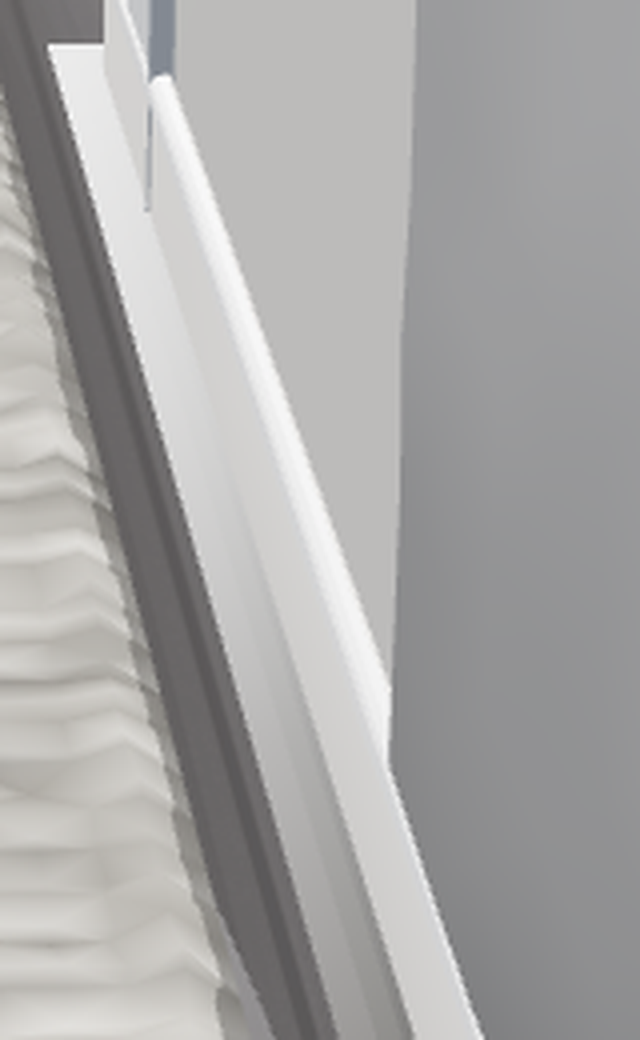
#> input picture scratchpad/hall2/crit/_r0a.png, 640 x 1040 px, given in place of _r0a.pngp_doors2.png, which was not available
$ python rmeas.py _r0a.png
#> lines starting #> are read from the running program, lines starting #| are printed output that depends on the picture; pictures that were not available may be replaced by others from this repository, and a replacement may not be noted
### scratchpad/hall2/crit/fm.py
"""Floor metering: sample a rect from an image, report mean RGB/L, sd, mean|d1|."""
import sys, os
from PIL import Image
import numpy as np

def stats(path, x0, y0, x1, y1, label=""):
#> called with x0 = 380, y0 = 990, x1 = 740, y1 = 1190, label = 'R d2 floor near'
    im = Image.open(path).convert("RGB")
#> im is the input picture: PIL image 640x1040 RGB; mean R, G, B 168.9, 168, 167.3
    W, H = im.size
#> W = 640; H = 1040
    # accept fractional coords
    if max(x0, y0, x1, y1) <= 1.0:
        x0, x1 = int(x0 * W), int(x1 * W)
        y0, y1 = int(y0 * H), int(y1 * H)
    a = np.asarray(im.crop((x0, y0, x1, y1))).astype(np.float64)
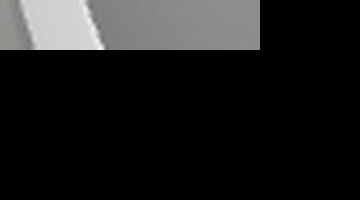
#> a: shape (200, 360, 3) float64; mean R, G, B 28.1, 28.1, 28.2
    L = 0.2126 * a[..., 0] + 0.7152 * a[..., 1] + 0.0722 * a[..., 2]
    d1 = (np.abs(np.diff(L, axis=1)).mean() + np.abs(np.diff(L, axis=0)).mean()) / 2
#> d1 = 0.464
    print(f"{label:28s} {os.path.basename(path):34s} [{x0},{y0},{x1},{y1}] {a.shape[1]}x{a.shape[0]}")
#| R d2 floor near              _r0a.pngp_doors2.png               [380,990,740,1190] 360x200
    print(f"   RGB {a[...,0].mean():6.1f} {a[...,1].mean():6.1f} {a[...,2].mean():6.1f}"
          f"   L {L.mean():6.1f}  sd {L.std():5.2f}  |d1| {d1:5.2f}  |d1|/sd {d1/max(L.std(),1e-6):5.3f}")
#|    RGB   28.1   28.1   28.2   L   28.1  sd 61.35  |d1|  0.46  |d1|/sd 0.008
    return dict(L=L.mean(), sd=L.std(), d1=d1,
                R=a[...,0].mean(), G=a[...,1].mean(), B=a[...,2].mean())

# [4 lines that do not run on import are left out]

### scratchpad/hall2/crit/rmeas.py
import os, sys
from fm import stats
SH = os.path.abspath(os.path.join(os.path.dirname(__file__), "..", "shots"))
tag = sys.argv[1] if len(sys.argv) > 1 else "floor2_base_"
print(f"=== RENDER {tag} ===")
stats(f"{SH}/{tag}p_doors2.png", 380, 990, 740, 1190, "R d2 floor near")
stats(f"{SH}/{tag}p_doors2.png", 430, 950, 700, 1010, "R d2 floor mid")
#> call 2 of stats, with x0 = 430, y0 = 950, x1 = 700, y1 = 1010, label = 'R d2 floor mid'
#> in stats (call 2), `a = np.asarray(im.crop((x0, y0, x1, y1))).astype(np.float64)`:
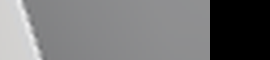
#> a: shape (60, 270, 3) float64; mean R, G, B 115.9, 116, 116.9
#> in stats (call 2), `d1 = (np.abs(np.diff(L, axis=1)).mean() + np.abs(np.diff(L, axis=0)).m..`: d1 = 0.68
#| R d2 floor mid               _r0a.pngp_doors2.png               [430,950,700,1010] 270x60
#|    RGB  115.9  116.0  116.9   L  116.1  sd 66.44  |d1|  0.68  |d1|/sd 0.010
stats(f"{SH}/{tag}p_doors2.png", 830, 1050, 890, 1190, "R d2 WALL/base R")
#> in stats (call 3), `a = np.asarray(im.crop((x0, y0, x1, y1))).astype(np.float64)`: a: shape (140, 60, 3) float64; every value is 0
#> in stats (call 3), `L = 0.2126 * a[..., 0] + 0.7152 * a[..., 1] + 0.0722 * a[..., 2]`: L: shape (140, 60) float64; every value is 0
#| R d2 WALL/base R             _r0a.pngp_doors2.png               [830,1050,890,1190] 60x140
#|    RGB    0.0    0.0    0.0   L    0.0  sd  0.00  |d1|  0.00  |d1|/sd 0.000
print()
stats(f"{SH}/{tag}p_stairs.png", 255, 870, 330, 1150, "R st floor L strip")
#> call 4 of stats, with x0 = 255, y0 = 870, x1 = 330, y1 = 1150, label = 'R st floor L strip'
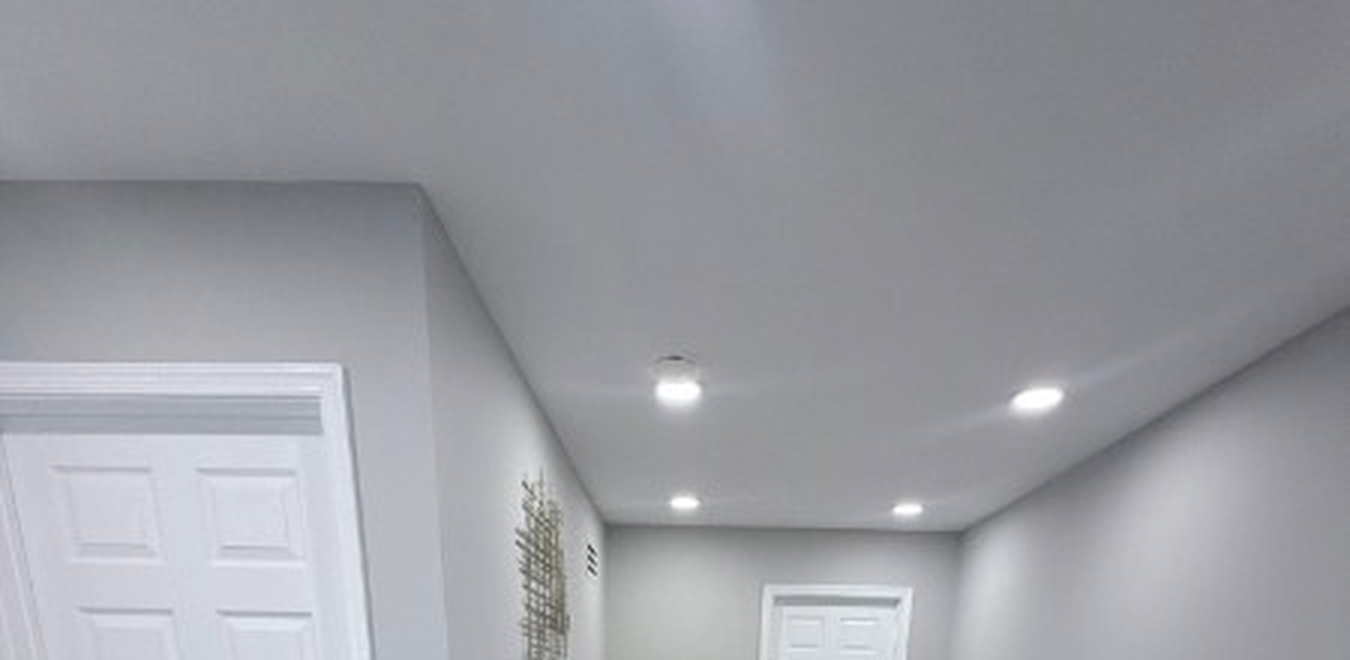
#> input picture scratchpad/hall2/crit/ceil_hallway_looking_towards_stairs.png, 1350 x 660 px, given in place of _r0a.pngp_stairs.png, which was not available
#> in stats, im is the input picture: PIL image 1350x660 RGB; mean R, G, B 155.1, 156.3, 162.1
#> in stats (call 4), `a = np.asarray(im.crop((x0, y0, x1, y1))).astype(np.float64)`: a: shape (280, 75, 3) float64; every value is 0
#> in stats (call 4), `L = 0.2126 * a[..., 0] + 0.7152 * a[..., 1] + 0.0722 * a[..., 2]`: L: shape (280, 75) float64; every value is 0
#| R st floor L strip           _r0a.pngp_stairs.png               [255,870,330,1150] 75x280
#|    RGB    0.0    0.0    0.0   L    0.0  sd  0.00  |d1|  0.00  |d1|/sd 0.000
stats(f"{SH}/{tag}p_stairs.png", 560, 850, 650, 990,  "R st floor R strip")
#> in stats (call 5), `a = np.asarray(im.crop((x0, y0, x1, y1))).astype(np.float64)`: a: shape (140, 90, 3) float64; every value is 0
#> in stats (call 5), `L = 0.2126 * a[..., 0] + 0.7152 * a[..., 1] + 0.0722 * a[..., 2]`: L: shape (140, 90) float64; every value is 0
#| R st floor R strip           _r0a.pngp_stairs.png               [560,850,650,990] 90x140
#|    RGB    0.0    0.0    0.0   L    0.0  sd  0.00  |d1|  0.00  |d1|/sd 0.000
stats(f"{SH}/{tag}p_stairs.png", 420, 810, 530, 860,  "R st floor far")
#> in stats (call 6), `a = np.asarray(im.crop((x0, y0, x1, y1))).astype(np.float64)`: a: shape (50, 110, 3) float64; every value is 0
#> in stats (call 6), `L = 0.2126 * a[..., 0] + 0.7152 * a[..., 1] + 0.0722 * a[..., 2]`: L: shape (50, 110) float64; every value is 0
#| R st floor far               _r0a.pngp_stairs.png               [420,810,530,860] 110x50
#|    RGB    0.0    0.0    0.0   L    0.0  sd  0.00  |d1|  0.00  |d1|/sd 0.000
stats(f"{SH}/{tag}p_stairs.png", 750, 300, 860, 600,  "R st WALL right")
#> in stats (call 7), `a = np.asarray(im.crop((x0, y0, x1, y1))).astype(np.float64)`:
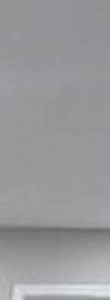
#> a: shape (300, 110, 3) float64; mean R, G, B 152.1, 153, 156.1
#> in stats (call 7), `d1 = (np.abs(np.diff(L, axis=1)).mean() + np.abs(np.diff(L, axis=0)).m..`: d1 = 0.539
#| R st WALL right              _r0a.pngp_stairs.png               [750,300,860,600] 110x300
#|    RGB  152.1  153.0  156.1   L  153.0  sd 14.71  |d1|  0.54  |d1|/sd 0.037
print()
stats(f"{SH}/{tag}p_runner.png", 620, 900, 700, 1000, "R rn floor R")
#> in stats (call 8), `a = np.asarray(im.crop((x0, y0, x1, y1))).astype(np.float64)`: a: shape (100, 80, 3) float64; every value is 0
#> in stats (call 8), `L = 0.2126 * a[..., 0] + 0.7152 * a[..., 1] + 0.0722 * a[..., 2]`: L: shape (100, 80) float64; every value is 0
#| R rn floor R                 _r0a.pngp_runner.png               [620,900,700,1000] 80x100
#|    RGB    0.0    0.0    0.0   L    0.0  sd  0.00  |d1|  0.00  |d1|/sd 0.000
stats(f"{SH}/{tag}p_runner.png", 400, 830, 520, 862,  "R rn floor far")
#> in stats (call 9), `a = np.asarray(im.crop((x0, y0, x1, y1))).astype(np.float64)`: a: shape (32, 120, 3) float64; every value is 0
#> in stats (call 9), `L = 0.2126 * a[..., 0] + 0.7152 * a[..., 1] + 0.0722 * a[..., 2]`: L: shape (32, 120) float64; every value is 0
#| R rn floor far               _r0a.pngp_runner.png               [400,830,520,862] 120x32
#|    RGB    0.0    0.0    0.0   L    0.0  sd  0.00  |d1|  0.00  |d1|/sd 0.000
stats(f"{SH}/{tag}p_runner.png", 700, 250, 800, 550,  "R rn WALL right")
#> in stats (call 10), `a = np.asarray(im.crop((x0, y0, x1, y1))).astype(np.float64)`:
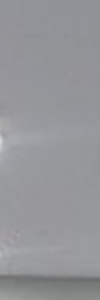
#> a: shape (300, 100, 3) float64; mean R, G, B 149.1, 149.9, 153
#> in stats (call 10), `d1 = (np.abs(np.diff(L, axis=1)).mean() + np.abs(np.diff(L, axis=0)).m..`: d1 = 0.356
#| R rn WALL right              _r0a.pngp_runner.png               [700,250,800,550] 100x300
#|    RGB  149.1  149.9  153.0   L  149.9  sd  8.16  |d1|  0.36  |d1|/sd 0.044
